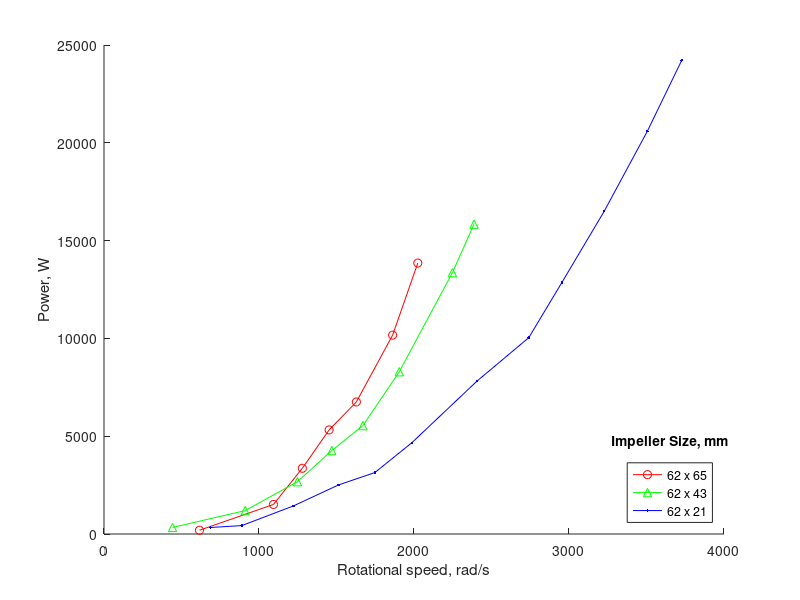
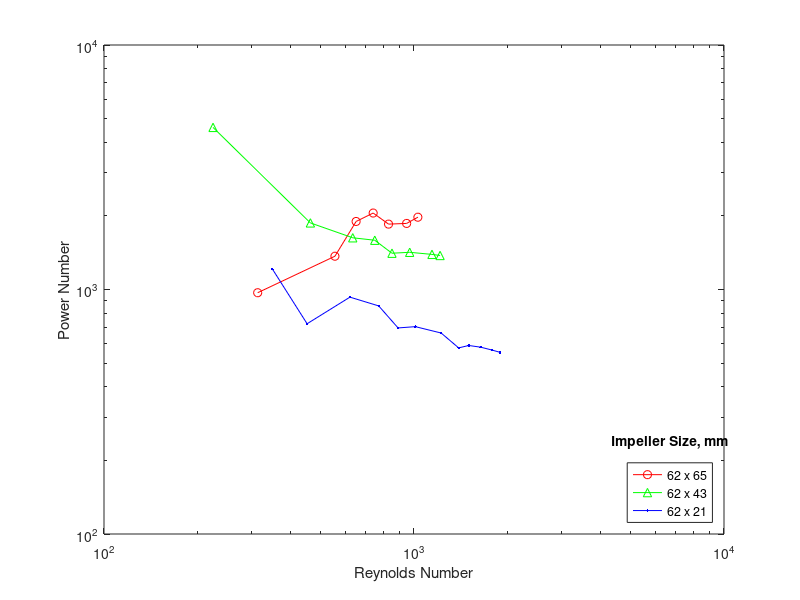

The MATLAB source for these figures, in order:
function fluid_mixing

%Given lever arm distance (m)
lever_arm = 0.11;

% Rotational speed in rpm, force in N
% Impeller size 62x65 mm
rpm_6265 = [64.5, 114.5, 134.0, 152.1, 170.5, 195.0, 212.0]; 
force_6265 = [0.45, 2.0, 3.8, 5.3, 6.0, 7.9, 9.9];
[rot_speed_6265, torque_6265, power_6265] = calc_params(rpm_6265, force_6265, lever_arm);
disp('---------------------------------------------------------------------------')
disp('Calculated Parameters, 62x65mm impeller')
disp('---------------------------------------------------------------------------')
disp('Rotation, rpm   Force, N   Rotational Speed, rad/s   Torque, N*m   Power, W')
for i = 1:numel(rpm_6265)
    fprintf('%.1f             %.2f       %.1f                      %.2f          %.1f \n',rpm_6265(i), force_6265(i), rot_speed_6265(i), torque_6265(i), power_6265(i))
end
disp('---------------------------------------------------------------------------')

% Impeller size 62x43 mm
rpm_6243 = [46.3, 95.4, 130.7, 153.9, 174.9, 199.5, 235.4, 250.0];
force_6243 = [1.1, 1.9, 3.1, 4.2, 4.8, 6.3, 8.6, 9.6];
[rot_speed_6243, torque_6243, power_6243] = calc_params(rpm_6243, force_6243, lever_arm);
disp('---------------------------------------------------------------------------')
disp('Calculated Parameters, 62x43mm impeller')
disp('---------------------------------------------------------------------------')
disp('Rotation, rpm   Force, N   Rotational Speed, rad/s   Torque, N*m   Power, W')
for i = 1:numel(rpm_6243)
    fprintf('%.1f             %.2f       %.1f                      %.2f          %.1f \n',rpm_6243(i), force_6243(i), rot_speed_6243(i), torque_6243(i), power_6243(i))
end
disp('---------------------------------------------------------------------------')

% Impeller size 62x21 mm
rpm_6221 = [72.0, 93.1, 128.0, 158.5, 183.0, 208.0, 252.0, 287.0, 309.4, 338.0, 367.1, 390.3];
force_6221 = [0.7, 0.7, 1.7, 2.4, 2.6, 3.4, 4.7, 5.3, 6.3, 7.4, 8.5, 9.4];
[rot_speed_6221, torque_6221, power_6221] = calc_params(rpm_6221, force_6221, lever_arm);
disp('---------------------------------------------------------------------------')
disp('Calculated Parameters, 62x21mm impeller')
disp('---------------------------------------------------------------------------')
disp('Rotation, rpm   Force, N   Rotational Speed, rad/s   Torque, N*m   Power, W')
for i = 1:numel(rpm_6221)
    fprintf('%.1f             %.2f       %.1f                      %.2f          %.1f \n',rpm_6221(i), force_6221(i), rot_speed_6221(i), torque_6221(i), power_6221(i))
end
disp('---------------------------------------------------------------------------')

%Power vs speed plot
figure(1)
hold on
plot(rot_speed_6265, power_6265, 'ro-', rot_speed_6243, power_6243, 'g^-', rot_speed_6221, power_6221, 'b.-')
xlabel('Rotational speed, rad/s')
ylabel('Power, W')
h = legend('62 x 65','62 x 43','62 x 21','Location','Southeast');
v = get(h,'title');
set(v,'string','Impeller Size, mm');

%Power Number vs Reynolds Number
density = 865; %mineral oil, kg/m^3
viscosity = 110e-6*density; %Pa*s
% all_rps = 60*[rpm_6265 rpm_6243 rpm_6221];
% all_power = [power_6265 power_6243 power_6221];
[Re_6265, P_6265] = dimensionless_groups(0.062*2+0.055, rpm_6265./60, density, viscosity, power_6265);
[Re_6243, P_6243] = dimensionless_groups(0.062*2+0.055, rpm_6243./60, density, viscosity, power_6243);
[Re_6221, P_6221] = dimensionless_groups(0.062*2+0.055, rpm_6221./60, density, viscosity, power_6221);

% [reynolds_number, power_number] = dimensionless_groups(lever_arm*2, all_rps, density, viscosity, all_power);
% reynolds_number
% power_number
figure(2)
loglog(Re_6265, P_6265, 'ro-', Re_6243, P_6243, 'g^-', Re_6221, P_6221, 'b.-')
xlabel('Reynolds Number')
ylabel('Power Number')
h = legend('62 x 65','62 x 43','62 x 21','Location','Southeast');
v = get(h,'title');
set(v,'string','Impeller Size, mm');

end

function [rot_speed, torque, power] = calc_params(rpm, force, lever_arm)
% Calculate rotational speed, torque, and power

rot_speed = 60.*rpm./(2*pi); %rad/s
torque = force.*lever_arm; %N*m
power = 2*pi*torque.*rot_speed; %W

end

function [reynolds_number, power_number] = dimensionless_groups(D_impeller, N_rps, density, viscosity, power)

reynolds_number = ((D_impeller.^2).*N_rps.*density)./viscosity;
power_number = power./((N_rps.^3) .* (D_impeller.^5) .* density);

end
